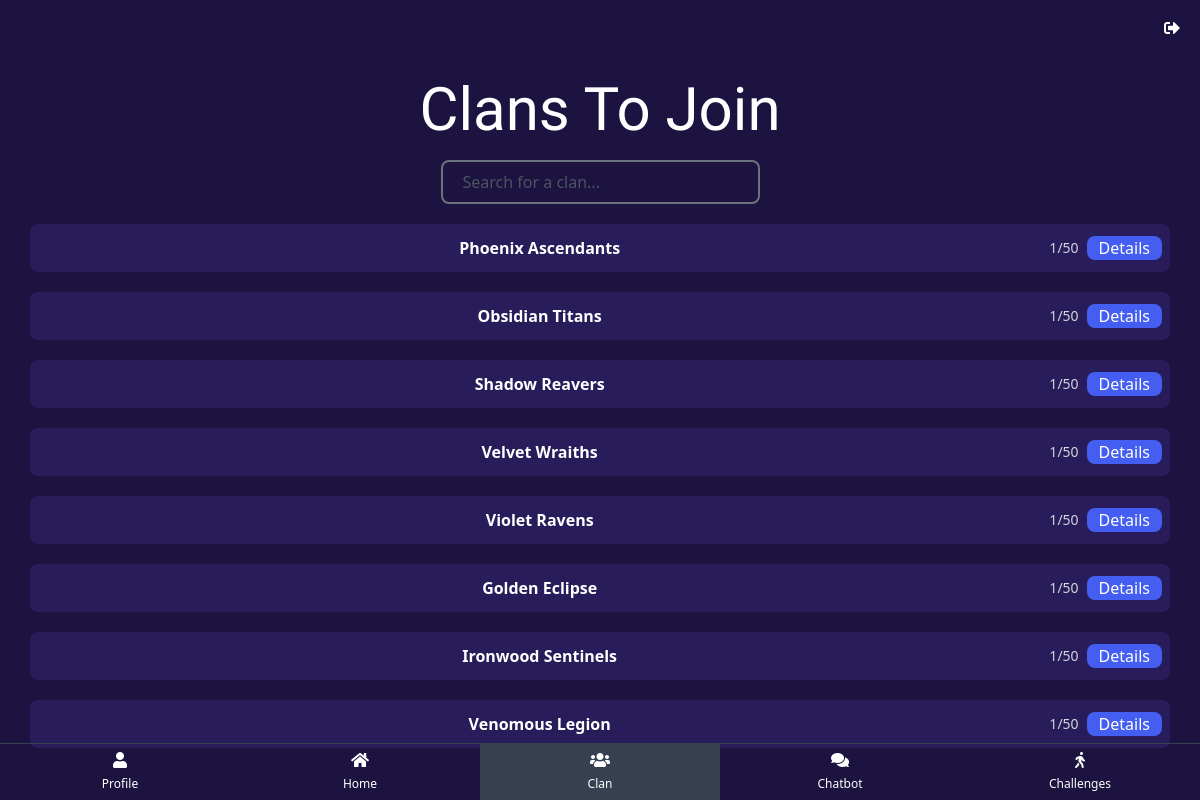
Screenshot of /clans/ with the database file from the repository.
### core/models.py (models this page shows, shortened)
class Clan(models.Model):
    name = models.CharField(max_length=100)
    description = models.TextField(blank=True, null=True)
    created_at = models.DateTimeField(auto_now_add=True)
    owner = models.ForeignKey(CustomUser, on_delete=models.CASCADE, related_name="owned_clans")
    class Meta:
        verbose_name = "Clan"
        verbose_name_plural = "Clans"

### core/views.py (the view)
# urls.py: path('clans/', views.clans, name='clans'),
def clans(request):
    clans = Clan.objects.all()
    q = request.GET.get('q')
    if q:
        clans = clans.filter(name__icontains=q)
    return render(request, 'clans.html', {'clans': clans})

### core/templates/clans.html
{% include "clan_search.html" %}

### core/templates/clan_search.html (shortened to what this page needs)
{% extends "base.html" %}
{% block content %}
<h1 class="text-6xl mt-20 text-center mb-5" style="font-family: 'Tiny5', serif;"> Clans To Join </h1>
<form method="get" class="mb-5" id="searchForm">
    <input name="q" type="text" placeholder="Search for a clan..." autocomplete="off" autofocus="true"
           class="text-md w-full focus:outline-none focus:placeholder-gray-400 text-gray-100 placeholder-gray-600 pl-5 pr-16 border-2 border-gray-500 focus:border-blue-500 rounded-lg py-2 bg-transparent"
           id="searchInput" />
</form>
<div class="flex flex-col w-full items-center justify-center gap-5">
    {% for clan in clans %}
    <div class="flex h-[3em] w-[95%] items-center justify-center gap-2 rounded-lg bg-[#281C5A] p-[0.5rem]">
        <p class="text-[1rem] text-center w-full font-semibold">{{clan.name}}</p>
        <p class="text-sm text-center text-gray-300">{{ clan.members.count }}/50</p>
        <button class="clan_modal px-3 cursor-pointer rounded-lg bg-[#445EF2]" data-clan-id="{{clan.id}}">Details</button>
    </div>
{% endfor %}
</div>
{% endblock content %}

### core/templates/base.html (shortened to what this page needs)
<!DOCTYPE html>
<html lang="en">
<head>
    <script src="https://cdn.tailwindcss.com"></script>
    <link href="https://cdnjs.cloudflare.com/ajax/libs/font-awesome/5.15.4/css/all.min.css" rel="stylesheet">
</head>
<body class="bg-[#1D1340] min-h-[100vh] w-full overflow-x-hidden text-white flex items-center justify-center flex-col">
    <a href="{% url "core:logout" %}">
        <i class="fas fa-sign-out-alt absolute top-5 right-5"></i>
    </a>
    {% block content %}
    {% endblock content %}
    <footer class="w-full fixed bottom-0 flex items-center justify-between  border-t border-gray-700">
        <a href="{% url "core:profile" %}" class="{% if request.path == '/profile/' %}bg-gray-700{% endif %} w-[20%] hover:bg-gray-700 py-2 px-2 flex items-center justify-center flex-col gap-2"><i class="fas fa-user"></i> <p class="text-xs">Profile</p> </a>
        <a href="{% url "core:index" %}" class="{% if request.path == '/' %}bg-gray-700{% endif %} w-[20%] hover:bg-gray-700 py-2 px-2 flex items-center justify-center flex-col gap-2"><i class="fas fa-home"></i> <p class="text-xs">Home</p></a>
        <a href="{% url "core:clans" %}" class="{% if request.path == '/clans/' %}bg-gray-700{% endif %} w-[20%] hover:bg-gray-700 py-2 px-2 flex items-center justify-center flex-col gap-2"><i class="fas fa-users"></i> <p class="text-xs">Clan</p></a>
        <a href="{% url "core:chatbot" %}" class="{% if request.path == '/chat/' %}bg-gray-700{% endif %} w-[20%] hover:bg-gray-700 py-2 px-2 flex items-center justify-center flex-col gap-2"><i class="fas fa-comments"></i> <p class="text-xs">Chatbot</p> </a>
        <a href="#" class="w-[20%] hover:bg-gray-700 py-2 px-2 flex items-center justify-center flex-col gap-2"><i class="fas fa-walking"></i> <p class="text-xs">Challenges</p> </a>
    </footer>
</body>
</html>

### rows the page displays
Clan: name "Phoenix Ascendants", members.count "1"
Clan: name "Obsidian Titans", members.count "1"
Clan: name "Shadow Reavers", members.count "1"
Clan: name "Velvet Wraiths", members.count "1"
Clan: name "Violet Ravens", members.count "1"
Clan: name "Golden Eclipse", members.count "1"
Clan: name "Ironwood Sentinels", members.count "1"
Clan: name "Venomous Legion", members.count "1"
